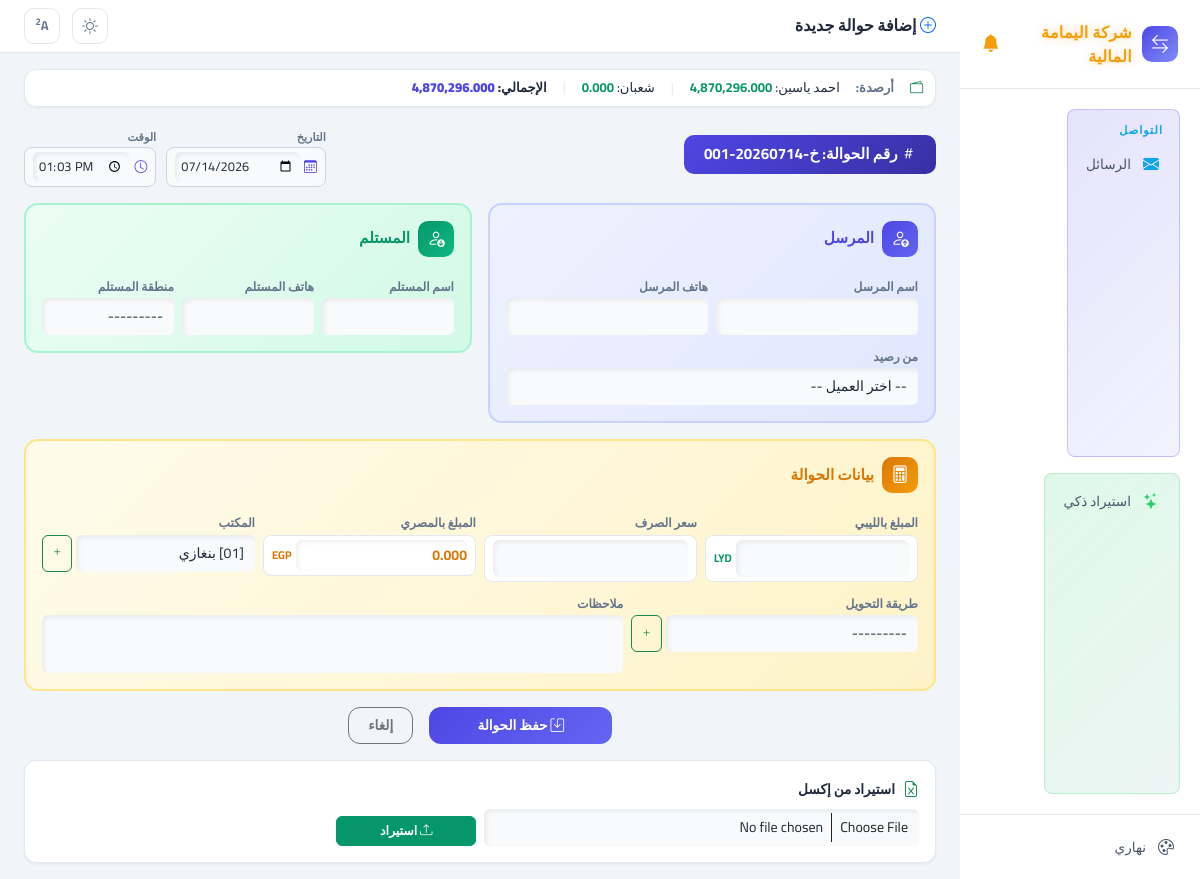
/transactions/add/, run on an earlier commit of the app's database.
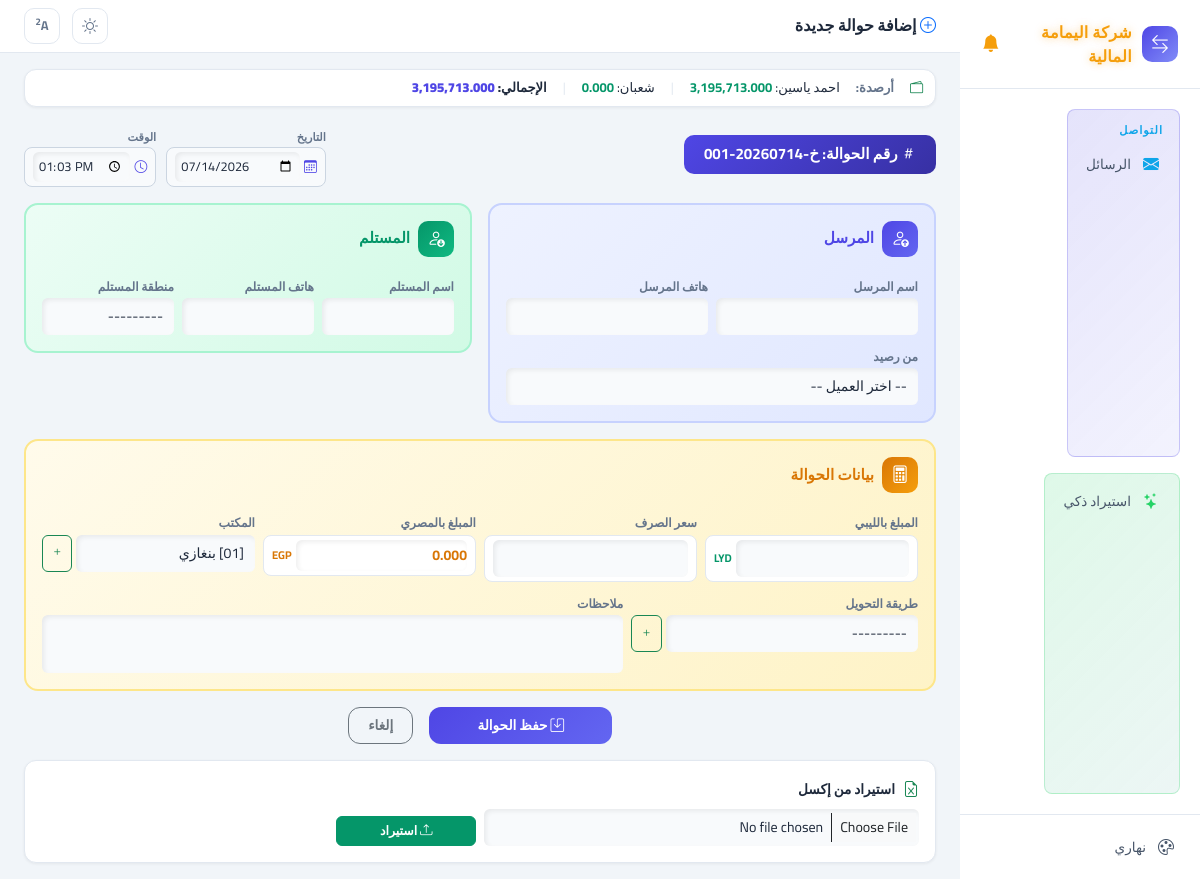
And on a later commit of the database.
### access_app/models.py (models this page shows, shortened)
class ClientBalance(models.Model):
    name = models.CharField(max_length=200, verbose_name="الاسم")
    phone = models.CharField(max_length=20, verbose_name="رقم الهاتف", blank=True, null=True)
    egp_balance = models.FloatField(verbose_name="الرصيد المصري", default=0)
    lyd_balance = models.FloatField(verbose_name="الرصيد الليبي", default=0)
    last_updated = models.DateTimeField(verbose_name="آخر تحديث", auto_now=True)
    class Meta:
        verbose_name = "رصيد عميل"
        verbose_name_plural = "أرصدة العملاء"

### access_app/views.py (the view, shortened to what this page needs)
# urls.py: path('transactions/add/', views.add_transaction, name='add_transaction'),
def add_transaction(request):
    now_str = datetime.now().strftime("%Y-%m-%d")
    time_str = datetime.now().strftime("%H:%M")
    next_num = _next_order_number()
    form = DatabaseForm(initial={"order_number": next_num, "office_name": 1, "date": now_str, "time": time_str})
    clients, total_egp = _get_clients_with_remaining()
    offices = OfficeName.objects.all()
    return render(request, "form.html", {
        "title": "إضافة حوالة جديدة",
        "form": form,
        "submit_label": "حفظ الحوالة",
        "clients": clients,
        "total_egp": total_egp,
        "offices": offices,
    })

### access_app/forms.py (shortened to what this page needs)
class DatabaseForm(_BaseForm):
    receiver_region = forms.ChoiceField(
        choices=CITIES, label="منطقة المستلم", required=False,
        widget=forms.Select()
    )
    transfer_type = forms.ChoiceField(
        choices=TRANSFER_CHOICES, label="طريقة التحويل", required=False,
        widget=forms.Select()
    )
    class Meta:
        model = Database
        fields = "__all__"
        widgets = {
            "date": forms.DateInput(attrs={"type": "date"}),
            "time": forms.TimeInput(attrs={"type": "time"}),
            "remarks": forms.Textarea(attrs={"rows": 2, "style": "resize:none;"}),
        }

### access_app/context_processors.py (called while the page is built)
def current_user_processor(request):
    user_id = request.session.get("user_id")
    if user_id:
        try:
            user = SystemUser.objects.get(id=user_id)
            return {"current_user": user}
        except SystemUser.DoesNotExist:
            pass
    return {"current_user": None}

def maintenance_processor(request):
    from .models import SystemSetting
    setting = SystemSetting.get()
    return {"maintenance_mode": setting.maintenance_mode, "maintenance_message": setting.maintenance_message}

### access_app/templates/form.html (shortened to what the changed rows need)
{% extends "base.html" %}
{% load app_tags %}
{% block content %}
{% if clients %}
<div class="stat-card p-2 mb-3" style="padding:8px 12px !important;">
    <div class="d-flex align-items-center gap-3 flex-wrap" style="font-size:0.82rem;">
        <i class="bi bi-wallet2 text-success"></i>
        <span style="font-weight:700;color:var(--text-muted);">أرصدة:</span>
        {% for c in clients %}
        <span style="white-space:nowrap;">{{ c.name }}: <strong style="color:{% if c.remaining_egp < 0 %}var(--danger){% else %}var(--success){% endif %};">{{ c.remaining_egp|fmt }}</strong></span>
        {% if not forloop.last %}<span style="color:var(--card-border);">|</span>{% endif %}
        {% endfor %}
        <span style="color:var(--card-border);">|</span>
        <span style="white-space:nowrap;font-weight:800;">الإجمالي: <strong style="color:var(--primary);">{{ total_egp|fmt }}</strong></span>
    </div>
</div>
{% endif %}
{% endblock %}

What changed in the data, as far as the page shows it:
changed ClientBalance "احمد ياسين": remaining_egp|fmt "4,870,296.000" → "3,195,713.000"
Also different on the page:
{{ total_egp|fmt }}: "4,870,296.000" → "3,195,713.000"
